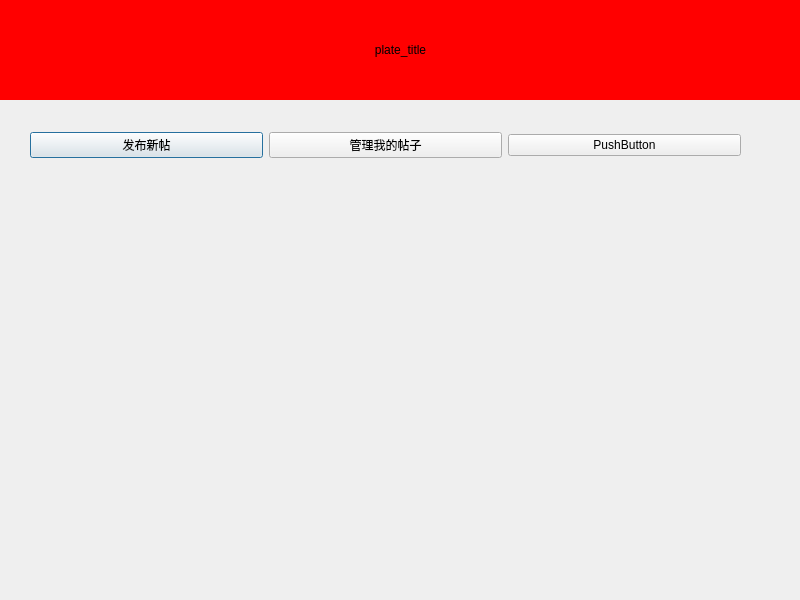
<?xml version="1.0" encoding="UTF-8"?>
<ui version="4.0">
 <class>Plate</class>
 <widget class="QDialog" name="Plate">
  <property name="geometry">
   <rect>
    <x>0</x>
    <y>0</y>
    <width>800</width>
    <height>600</height>
   </rect>
  </property>
  <property name="baseSize">
   <size>
    <width>800</width>
    <height>600</height>
   </size>
  </property>
  <property name="windowTitle">
   <string>Dialog</string>
  </property>
  <widget class="QWidget" name="verticalLayoutWidget">
   <property name="geometry">
    <rect>
     <x>0</x>
     <y>-1</y>
     <width>801</width>
     <height>101</height>
    </rect>
   </property>
   <layout class="QVBoxLayout" name="plate_title_layout" stretch="0">
    <property name="topMargin">
     <number>0</number>
    </property>
    <item>
     <widget class="QLabel" name="label">
      <property name="styleSheet">
       <string notr="true">background-color: rgb(255, 0, 0);</string>
      </property>
      <property name="text">
       <string>plate_title</string>
      </property>
      <property name="alignment">
       <set>Qt::AlignCenter</set>
      </property>
     </widget>
    </item>
   </layout>
  </widget>
  <widget class="QWidget" name="verticalLayoutWidget_2">
   <property name="geometry">
    <rect>
     <x>90</x>
     <y>180</y>
     <width>601</width>
     <height>341</height>
    </rect>
   </property>
   <layout class="QVBoxLayout" name="postgroup">
    <property name="sizeConstraint">
     <enum>QLayout::SetFixedSize</enum>
    </property>
   </layout>
  </widget>
  <widget class="QWidget" name="horizontalLayoutWidget">
   <property name="geometry">
    <rect>
     <x>30</x>
     <y>120</y>
     <width>711</width>
     <height>51</height>
    </rect>
   </property>
   <layout class="QHBoxLayout" name="horizontalLayout">
    <item>
     <widget class="QPushButton" name="pub_post">
      <property name="text">
       <string>发布新帖</string>
      </property>
     </widget>
    </item>
    <item>
     <widget class="QPushButton" name="mange_post">
      <property name="text">
       <string>管理我的帖子</string>
      </property>
     </widget>
    </item>
    <item>
     <widget class="QPushButton" name="button">
      <property name="text">
       <string>PushButton</string>
      </property>
     </widget>
    </item>
   </layout>
  </widget>
 </widget>
 <resources/>
 <connections/>
</ui>
